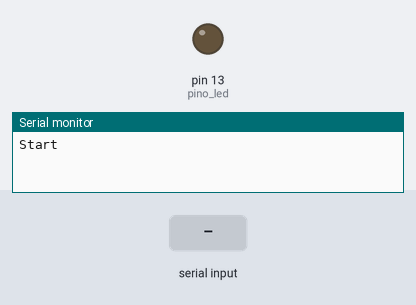
Bench run of a sketch on a simulated Arduino Uno, built with avr-gcc and run on an emulated ATmega328P. Shown: output pins drawn as LEDs (lit = HIGH), the last lines printed to the serial monitor. Inputs (shaded band) come from the test bench.

Above: at 1.2 s.
1.3 s: "L" received over Serial
At 2.0 s:
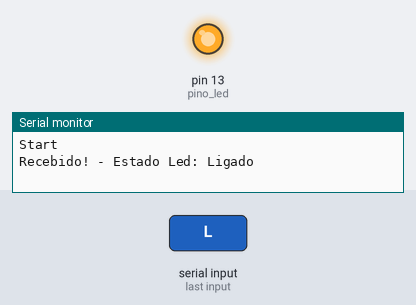
2.8 s: "D" received over Serial
At 3.1 s:
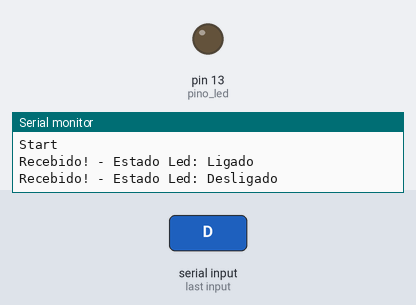
Timing chart, 0 to 5.8 s (numbered marks = the images above; inputs shaded):
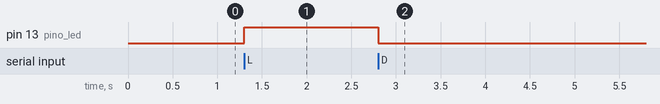

The sketch:

comunica__o_pi_arduino.ino
```cpp
const int pino_led = 13;
char buf;

void setup()
{
  pinMode(pino_led, OUTPUT);
  Serial.begin(9600);
  Serial.println("Start");
}

void loop()
{
  //Serial.println("Start");
  while (Serial.available() > 0)
  {
    buf = Serial.read();
    // Caso seja recebido o caracter L, acende o led
    if (buf == 'L')
    {
      digitalWrite(pino_led,1); // Liga o led da porta 13
      // Envia a resposta para o Raspberry
      Serial.println("Recebido! - Estado Led: Ligado");

    }else if(buf == 'D')
    {
       digitalWrite(pino_led,0);
       Serial.println("Recebido! - Estado Led: Desligado");
    }else
    {
      Serial.println("Nao Reconhecido");
      }
  }
}
```

Measured:
- after the input at 1.3 s, pin 13 (pino_led): LOW → HIGH at once
- after the input at 2.8 s, pin 13 (pino_led): HIGH → LOW at once
